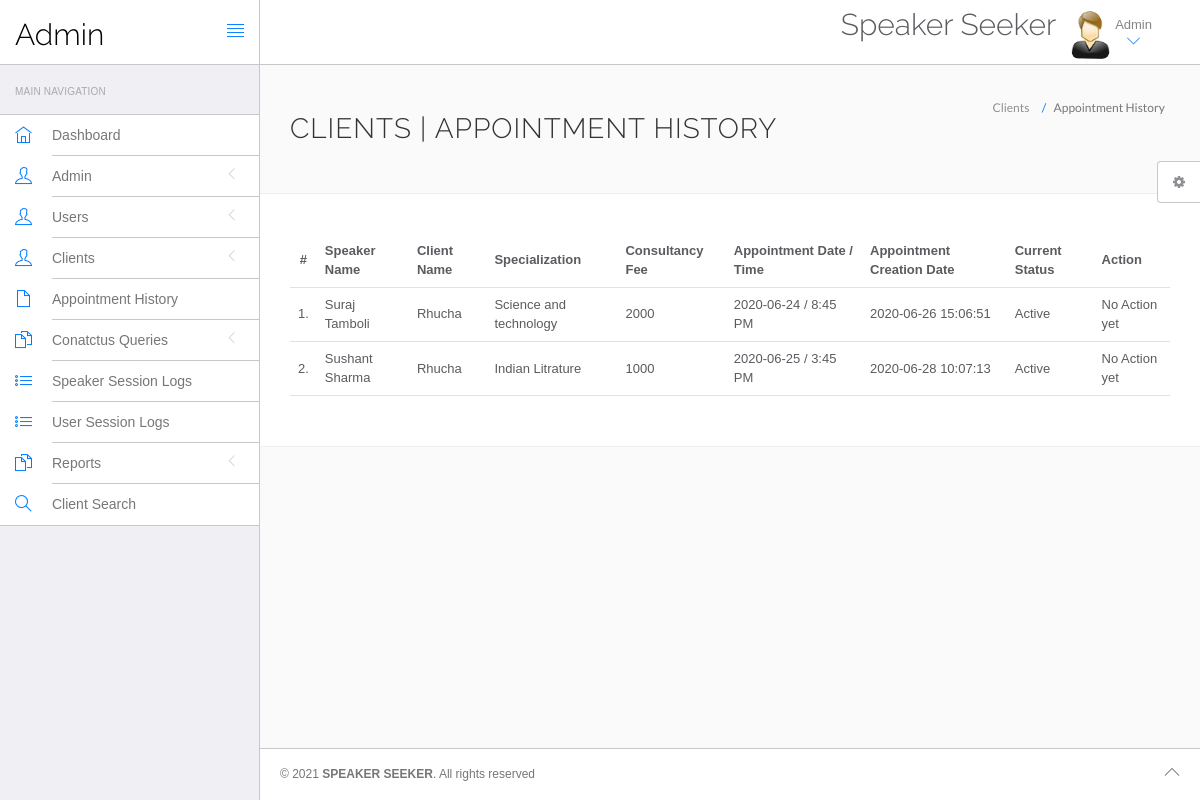
Page /speaker/sms/admin/appointment-history.php (signed in) on the committed database.
### tables this page shows
CREATE TABLE `appointment` (
  `id` int(11) NOT NULL,
  `speakerSpecialization` varchar(255) DEFAULT NULL,
  `speakerId` int(11) DEFAULT NULL,
  `userId` int(11) DEFAULT NULL,
  `consultancyFees` int(11) DEFAULT NULL,
  `appointmentDate` varchar(255) DEFAULT NULL,
  `appointmentTime` varchar(255) DEFAULT NULL,
  `postingDate` timestamp NULL DEFAULT current_timestamp(),
  `userStatus` int(11) DEFAULT NULL,
  `speakerStatus` int(11) DEFAULT NULL,
  `updationDate` timestamp NULL DEFAULT NULL ON UPDATE current_timestamp()
);

CREATE TABLE `speaker` (
  `id` int(11) NOT NULL,
  `specilization` varchar(255) DEFAULT NULL,
  `speakerName` varchar(255) DEFAULT NULL,
  `address` longtext DEFAULT NULL,
  `speFees` varchar(255) DEFAULT NULL,
  `contactno` bigint(11) DEFAULT NULL,
  `speEmail` varchar(255) DEFAULT NULL,
  `speImage` varchar(150) NOT NULL,
  `password` varchar(255) DEFAULT NULL,
  `creationDate` timestamp NULL DEFAULT current_timestamp(),
  `updationDate` timestamp NULL DEFAULT NULL ON UPDATE current_timestamp()
);

CREATE TABLE `users` (
  `id` int(11) NOT NULL,
  `fullName` varchar(255) DEFAULT NULL,
  `address` longtext DEFAULT NULL,
  `city` varchar(255) DEFAULT NULL,
  `gender` varchar(255) DEFAULT NULL,
  `email` varchar(255) DEFAULT NULL,
  `password` varchar(255) DEFAULT NULL,
  `regDate` timestamp NULL DEFAULT current_timestamp(),
  `updationDate` timestamp NULL DEFAULT NULL ON UPDATE current_timestamp()
);

### speaker/sms/admin/appointment-history.php (the view, shortened to what this page needs)
<?php
include('include/config.php');
?>
<!DOCTYPE html>
<html lang="en">
	<head>
		<link rel="stylesheet" href="vendor/bootstrap/css/bootstrap.min.css">
		<link rel="stylesheet" href="vendor/fontawesome/css/font-awesome.min.css">
		<link rel="stylesheet" href="vendor/themify-icons/themify-icons.min.css">
		<link href="vendor/animate.css/animate.min.css" rel="stylesheet" media="screen">
		<link href="vendor/perfect-scrollbar/perfect-scrollbar.min.css" rel="stylesheet" media="screen">
		<link href="vendor/switchery/switchery.min.css" rel="stylesheet" media="screen">
		<link href="vendor/bootstrap-touchspin/jquery.bootstrap-touchspin.min.css" rel="stylesheet" media="screen">
		<link href="vendor/select2/select2.min.css" rel="stylesheet" media="screen">
		<link href="vendor/bootstrap-datepicker/bootstrap-datepicker3.standalone.min.css" rel="stylesheet" media="screen">
		<link href="vendor/bootstrap-timepicker/bootstrap-timepicker.min.css" rel="stylesheet" media="screen">
		<link rel="stylesheet" href="assets/css/styles.css">
		<link rel="stylesheet" href="assets/css/plugins.css">
		<link rel="stylesheet" href="assets/css/themes/theme-1.css" id="skin_color" />
	</head>
	<body>
		<div id="app">
<?php include('include/sidebar.php');?>
			<div class="app-content">
					<?php include('include/header.php');?>
				<div class="main-content" >
					<div class="wrap-content container" id="container">
						<section id="page-title">
							<div class="row">
								<div class="col-sm-8">
									<h1 class="mainTitle">Clients  | Appointment History</h1>
																	</div>
								<ol class="breadcrumb">
									<li>
										<span>Clients </span>
									</li>
									<li class="active">
										<span>Appointment History</span>
									</li>
								</ol>
							</div>
						</section>
						<div class="container-fluid container-fullw bg-white">
									<div class="row">
								<div class="col-md-12">
									<table class="table table-hover" id="sample-table-1">
										<thead>
											<tr>
												<th class="center">#</th>
												<th class="hidden-xs">Speaker Name</th>
												<th>Client Name</th>
												<th>Specialization</th>
												<th>Consultancy Fee</th>
												<th>Appointment Date / Time </th>
												<th>Appointment Creation Date  </th>
												<th>Current Status</th>
												<th>Action</th>
											</tr>
										</thead>
										<tbody>
<?php
$sql=mysqli_query($con,"select speaker.speakerName as spename,users.fullName as pname,appointment.*  from appointment join speaker on speaker.id=appointment.speakerId join users on users.id=appointment.userId ");
$cnt=1;
while($row=mysqli_fetch_array($sql))
{
?>
											<tr>
												<td class="center"><?php echo $cnt;?>.</td>
												<td class="hidden-xs"><?php echo $row['spename'];?></td>
												<td class="hidden-xs"><?php echo $row['pname'];?></td>
												<td><?php echo $row['speakerSpecialization'];?></td>
												<td><?php echo $row['consultancyFees'];?></td>
												<td><?php echo $row['appointmentDate'];?> / <?php echo
												 $row['appointmentTime'];?>
												</td>
												<td><?php echo $row['postingDate'];?></td>
												<td>
<?php if(($row['userStatus']==1) && ($row['speakerStatus']==1))
{
	echo "Active";
}
												?></td>
												<td >
												<div class="visible-md visible-lg hidden-sm hidden-xs">
							<?php if(($row['userStatus']==1) && ($row['speakerStatus']==1))
{
echo "No Action yet";
	 } else {
		echo "Canceled";
		} ?>
												</div>
												</td>
											</tr>
											<?php
$cnt=$cnt+1;
											 }?>
										</tbody>
									</table>
								</div>
							</div>
								</div>
					</div>
				</div>
			</div>
	<?php include('include/footer.php');?>
	<?php include('include/setting.php');?>
		</div>
	</body>
</html>

### speaker/sms/admin/assets/css/themes/theme-1.css (style rules this page uses)
body { background: #FAFAFA; }

### rows in the picture
appointment: speakerId.speakerName "Suraj Tamboli", userId.fullName "Rhucha", speakerSpecialization "Science and technology", consultancyFees "2000", appointmentDate "2020-06-24", appointmentTime "8:45 PM", postingDate "2020-06-26 15:06:51", userStatus "Active"
appointment: speakerId.speakerName "Sushant Sharma", userId.fullName "Rhucha", speakerSpecialization "Indian Litrature", consultancyFees "1000", appointmentDate "2020-06-25", appointmentTime "3:45 PM", postingDate "2020-06-28 10:07:13", userStatus "Active"
